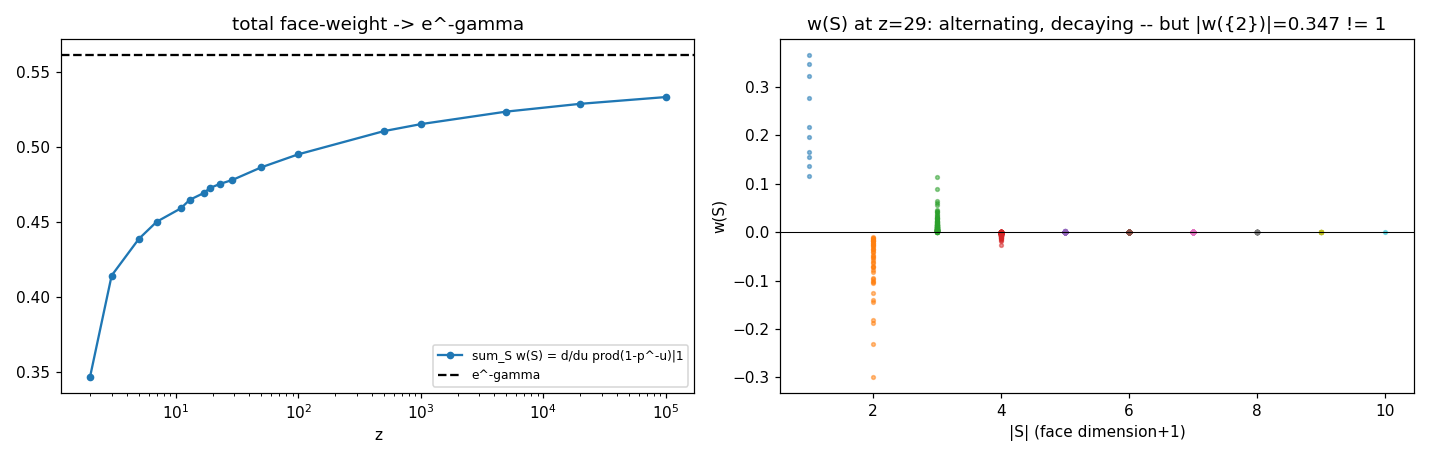

Generate this figure with Python:
#!/usr/bin/env python3
"""
Node 14 -- D4's positive-region half.

Exact identity: d/du [prod_{p<=z} (1 - p^{-u})]_{u=1}
              = sum_{S subset P_z} w(S)
              = delta(z) * sum_{p<=z} (log p)/(p-1),
where w(S) = (-1)^{|S|+1} log(prod S)/(prod S), delta(z)=prod(1-1/p).
Two proofs in DERIVATIONS.md (subset expansion; calculus).
K-theoretic home: ch(lambda_{-1}(E_z)) with equivariant Chern roots
-u*log p. As z->infty the total tends to e^{-gamma}.

Also: exact obstruction -- no ORDINARY positive geometry can carry
w(S) as stratum residues (logarithmic residues are +-1; |w({2})| =
(log 2)/2 is not). The refined home is the DIFFERENTIATED (stringy)
simplex: prime logs as exponents, u-derivative at u=1.
"""

import math

def primes_upto(n):
    s = bytearray(b'\x01')*(n+1); s[:2] = b'\x00\x00'
    for i in range(2, int(math.isqrt(n))+1):
        if s[i]: s[i*i:n+1:i] = b'\x00'*(((n - i*i)//i)+1)
    return [i for i, b in enumerate(s) if b]

def total_weight(z):
    # RHS of the identity: delta(z) * sum (log p)/(p-1)  (= sum_S w(S))
    ps = primes_upto(z)
    delta = 1.0; s = 0.0
    for p in ps:
        delta *= (1 - 1/p); s += math.log(p)/(p-1)
    return delta*s

zs = [2,3,5,7,11,13,17,19,23,29,50,100,500,1000,5000,20000,100000]
tot = [total_weight(z) for z in zs]
eg = math.exp(-0.5772156649015329)
for z, t in zip(zs, tot):
    print(f"z={z:6d}: sum_S w(S) = {t:.6f}")
print(f"e^-gamma = {eg:.6f}")

# figure: (a) total -> e^-gamma ; (b) |w(S)| vs |S| at z=29 (why the
# question was asked: alternating, residue-like decay -- yet +-1
# obstruction forbids the literal reading)
import itertools
ps = primes_upto(29)
bydim = {}
for r in range(1, len(ps)+1):
    vals = []
    for S in itertools.combinations(ps, r):
        prod = 1
        for p in S: prod *= p
        vals.append(((-1)**(r+1))*math.log(prod)/prod)
    bydim[r] = vals

import matplotlib; matplotlib.use("Agg")
import matplotlib.pyplot as plt
fig, axx = plt.subplots(1, 2, figsize=(13, 4.2))
axx[0].semilogx(zs, tot, 'o-', ms=4, label="sum_S w(S) = d/du prod(1-p^-u)|1")
axx[0].axhline(eg, color='k', ls='--', label="e^-gamma")
axx[0].set_xlabel("z"); axx[0].set_title("total face-weight -> e^-gamma")
axx[0].legend(fontsize=8)
for r, vals in bydim.items():
    axx[1].scatter([r]*len(vals), vals, s=6, alpha=0.5)
axx[1].axhline(0, color='k', lw=0.7)
axx[1].set_xlabel("|S| (face dimension+1)"); axx[1].set_ylabel("w(S)")
axx[1].set_title("w(S) at z=29: alternating, decaying -- but |w({2})|=0.347 != 1")
fig.tight_layout(); fig.savefig("face_weights.png", dpi=110)
print("figure -> face_weights.png")
